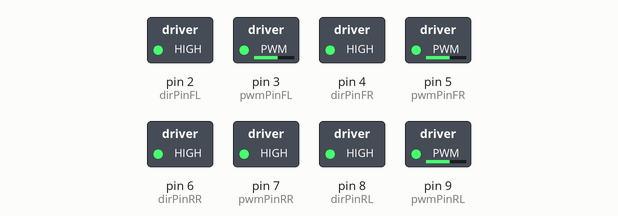
Simulated run of this sketch. Board: Arduino Uno, built with avr-gcc and run on an emulated ATmega328P. Shown: switched loads named in the sketch (green lamp = pin HIGH).

Above: at 0.1 s.
At 5.1 s:
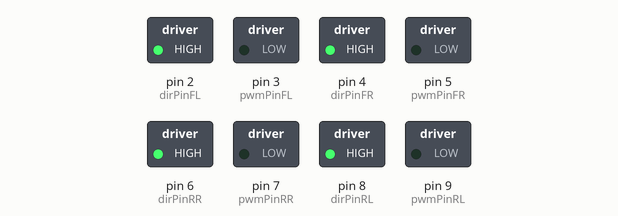
At 10.1 s:
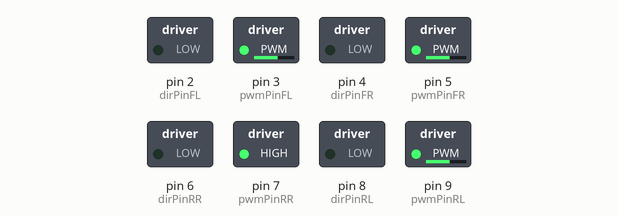
At 15.1 s:
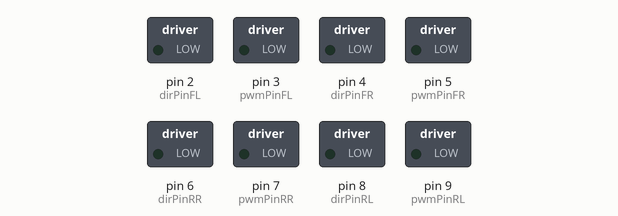
At 25.1 s:
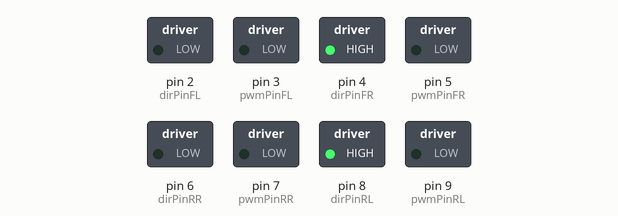
At 35.1 s:
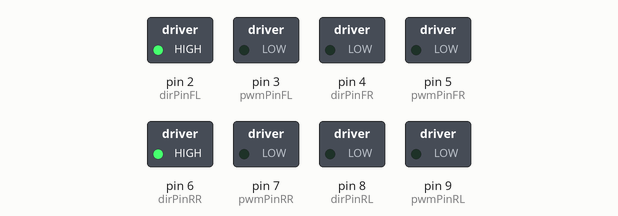
Timing chart, 0 to 36.6 s (numbered marks = the images above):
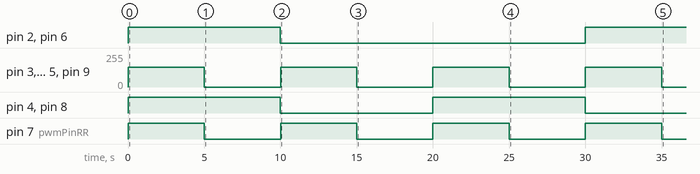

Measured:
- by itself, pin 2 (dirPinFL), pin 6 (dirPinRR): LOW → HIGH at 0.00 s, → LOW 10.0 s later, → HIGH 20.0 s later
- by itself, pin 3 (pwmPinFL), pin 5 (pwmPinFR), pin 9 (pwmPinRL): alternates 150/255 for 5.0 s and 0/255 for 5.0 s
- by itself, pin 4 (dirPinFR), pin 8 (dirPinRL): alternates HIGH for 10.0 s and LOW for 10.0 s
- by itself, pin 7 (pwmPinRR): alternates HIGH for 5.0 s and LOW for 5.0 s

The sketch:

mecanumWheels_selfTest.ino
```cpp
// direction Pins
#define dirPinFR 4
#define dirPinFL 2
#define dirPinRR 6
#define dirPinRL 8
// pwm Pins
#define pwmPinFR 5
#define pwmPinFL 3
#define pwmPinRL 9
#define pwmPinRR 7
void setDirection(bool FR, bool FL, bool RL, bool RR, int speedValue)
{
  digitalWrite(dirPinFR, FR);
  digitalWrite(dirPinFL, FL);
  digitalWrite(dirPinRL, RL);
  digitalWrite(dirPinRR, RR);
  for(int i = 0; i < speedValue; i+=2)
  {
    analogWrite(pwmPinFR, i);
    analogWrite(pwmPinFL, i);
    analogWrite(pwmPinRL, i);
    analogWrite(pwmPinRR, i);
  }

}
void Movement(int speedValue)
{
    analogWrite(pwmPinFR, speedValue);
    analogWrite(pwmPinFL, speedValue);
    analogWrite(pwmPinRR, speedValue);
    analogWrite(pwmPinRL, speedValue);
}
void ease_out(int speedValue)
{
  for(int i = speedValue; i >= 0; i-=2)
  {
    analogWrite(pwmPinFR, i);
    analogWrite(pwmPinFL, i);
    analogWrite(pwmPinRL, i);
    analogWrite(pwmPinRR, i);
  }
  delay(5000);
}
void setup() {
  // put your setup code here, to run once:
  pinMode(dirPinFR, OUTPUT);
  pinMode(dirPinFL, OUTPUT);
  pinMode(dirPinRR, OUTPUT);
  pinMode(dirPinRL, OUTPUT);
  pinMode(pwmPinFR, OUTPUT);
  pinMode(pwmPinFL, OUTPUT);
  pinMode(pwmPinRR, OUTPUT);
  pinMode(pwmPinRL, OUTPUT);

}

void loop() {
  // Forward direction
  setDirection(1,1,1,1,150);//when button pressed (do once)
  while(millis()<5000)
  {
    Movement(150);//keep on going till button is pressed (repeatedly)
  }

  ease_out(150);//when button is released (do once)
  // Backward direction
  setDirection(0,0,0,0,150);
  while(millis()<15000)
  {
    Movement(150);//keep on going till button is pressed (repeatedly)
  }
  ease_out(150);
  // Left direction
  setDirection(1,0,1,0,150);
  while(millis()<25000)
  {
    Movement(150);//keep on going till button is pressed (repeatedly)
  }
  ease_out(150);
  // Right direction
  setDirection(0,1,0,1,150);
  while(millis()<35000)
  {
    Movement(150);//keep on going till button is pressed (repeatedly)
  }
  ease_out(150);
  // clockwise turning
  setDirection(0,1,1,0,150);
  while(millis()<45000)
  {
    Movement(150);//keep on going till button is pressed (repeatedly)
  }
  ease_out(150);
  // anticlockwise turning
  setDirection(0,1,1,0,150);
  while(millis()<55000)
  {
    Movement(150);//keep on going till button is pressed (repeatedly)
  }
  ease_out(150);
  //////////////////////////////////////////////////////////////////////////////////
  /////////////////////////DIAGONAL/////////////////////////////////////////////////
  analogWrite(pwmPinFL,0);
  analogWrite(pwmPinRR,0);
  digitalWrite(dirPinFR,LOW);
  digitalWrite(dirPinRL,LOW);
  for(int i=0; i<150; i+=2)
  {
    analogWrite(pwmPinFR, i);
    analogWrite(pwmPinRL, i);
  }
  for(int i=150; i>150; i-=2)
  {
    analogWrite(pwmPinFR, i);
    analogWrite(pwmPinRL, i);
  }
  delay(2000);
}
```
